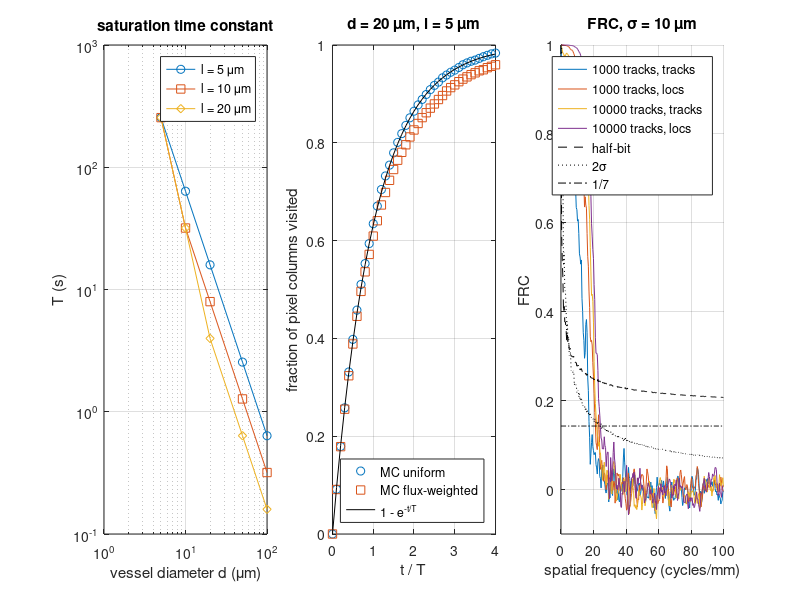

Source code (MATLAB):
%% m31_saturation_frc.m
% Purpose : two ways to ask "is my ULM image finished, and how sharp is it?"
%   Part 1 - saturation. Time to fill a vessel of diameter d with pixels of
%           size l (Hingot et al., Sci. Rep. 2019, Eq. 4 and 6):
%               T(d) = max(d, l) / (eta * C * Q(d) * l),  Q = pi d^2 v / 4,
%           i.e. each bubble paints one pixel column of the max(d,l)/l columns
%           across the vessel. Saturation of that vessel: S(t) = 1 - exp(-t/T).
%           Checked by a Poisson Monte Carlo with uniform and with flux-weighted
%           (parabolic) lateral bubble positions.
%   Part 2 - Fourier ring correlation (FRC). Localizations along a random
%           vessel network are split into two halves, rendered, and their
%           ring-wise spectral correlation is read against three thresholds:
%           fixed 1/7, half-bit (van Heel and Schatz 2005) and 2-sigma.
%           Split by track (odd/even tracks, as in Hingot et al. 2021) versus
%           split by localization (odd/even points of every track).
% Model   : v = kv * d (kv = 0.2 mm/s per um: 8 um -> 1.6 mm/s, 50 um -> 10 mm/s),
%           C = 200 bubbles per uL (2e5 per mL), detection efficiency eta.
%           FRC: 2.56 x 2.56 mm field, 5 um render pixels (512 x 512); 40
%           vessels of 10-80 um, tracks allocated in proportion to flux (d^3),
%           points every 10 um along a fixed streamline, Gaussian errors sigma.
% Change  : C, kv, eta, lpix; nTrackList, sigList.
% Expect  : T = 255 s for 5 um capillaries at any pixel size, 15.9 s for a
%           20 um vessel with 5 um pixels, 0.6 s for 100 um (eta = 1). The
%           Monte Carlo matches 1 - exp(-t/T) for uniform lateral positions
%           (0.634 vs 0.632 at t = T); a parabolic profile fills the wall
%           pixels later (0.862 instead of 0.900 at 2.3 T). FRC: track-split
%           resolution improves from 64 to 36 um (sigma 5 um, 1/7) as tracks
%           grow from 300 to 10,000: it measures sampling as well as precision.
%           Splitting by localization puts the same streamline in both halves
%           and reports 28-31 um from the start: optimistic when undersampled.
%           Half-bit is the most conservative threshold at low counts.
% Runtime : about 20 s in Octave.
rng(1);

%% Part 1: saturation times
C = 200;            % bubbles per microlitre (2e5 per mL)
kv = 0.2;           % mm/s per um of diameter
eta = 1;            % fraction of passing bubbles that end up in kept tracks
dList = [5 10 20 50 100];  lList = [5 10 20];
Tsat = @(d, l) max(d, l)./(eta*C*(pi*(d*1e-6).^2/4.*(kv*d*1e-3))*1e9 .* l);   % C (/uL) x Q (uL/s; 1 m^3 = 1e9 uL)
fprintf('Saturation time constant T (s) = max(d,l)/(eta C Q l), C = %d /uL, v = %.1f mm/s per um, eta = %.2f\n', C, kv, eta);
fprintf('   d (um)   v (mm/s)   Q (nL/s)   %s\n', sprintf('   l = %2d um', lList));
for d = dList
    Q = pi*(d*1e-6)^2/4*(kv*d*1e-3)*1e12;  % nL/s
    fprintf('   %5d    %6.1f    %8.4f   %s\n', d, kv*d, Q, sprintf('%10.1f  ', Tsat(d, lList)));
end
fprintf('   time to 90 %% = T ln 10 = 2.30 T; 3D (voxel l^3) multiplies T by max(d,l)/l (Hingot Eq. 4'')\n');

% Monte Carlo check for d = 20 um, l = 5 um (4 pixel columns)
d = 20; l = 5; T = Tsat(d, l); ncol = d/l; tgrid = linspace(0, 4*T, 41); nRep = 2000;
rate = eta*C*pi*(d*1e-6)^2/4*(kv*d*1e-3)*1e9;           % bubbles per second through the vessel
Su = zeros(size(tgrid)); Sp = Su;
for r = 1:nRep
    tb = cumsum(-log(rand(1, ceil(rate*tgrid(end)*3) + 10)))/rate; tb = tb(tb <= tgrid(end));
    cu = ceil(rand(size(tb))*ncol);                        % uniform across the lumen
    up = zeros(size(tb)); for k = 1:numel(tb), u = 2*rand - 1; while rand > 1 - u^2, u = 2*rand - 1; end; up(k) = u; end
    cp = min(ncol, floor((up + 1)/2*ncol) + 1);            % flux-weighted (parabolic profile)
    for it = 1:numel(tgrid)
        Su(it) = Su(it) + numel(unique(cu(tb <= tgrid(it))))/ncol;
        Sp(it) = Sp(it) + numel(unique(cp(tb <= tgrid(it))))/ncol;
    end
end
Su = Su/nRep; Sp = Sp/nRep;
i1 = find(tgrid >= T, 1); i23 = find(tgrid >= 2.3*T, 1);
fprintf('\nMonte Carlo, d = %d um, l = %d um (T = %.1f s): S(T) = %.3f uniform, %.3f flux-weighted (model %.3f)\n', d, l, T, Su(i1), Sp(i1), 1 - exp(-1));
fprintf('                                     S(2.3T) = %.3f uniform, %.3f flux-weighted (model %.3f)\n', Su(i23), Sp(i23), 0.9);

%% Part 2: FRC on a simulated vessel network
Np = 512; pr = 5; Lf = Np*pr;                              % render pixels (um), field (um)
nV = 40; dv = exp(log(10) + rand(1,nV)*log(8));            % diameters 10-80 um, log-uniform
VX = cell(1,nV); VZ = VX; VN = VX;
for k = 1:nV                                               % smooth random curves across the field
    th = rand*pi; c = rand(1,2)*Lf; s = linspace(-Lf, Lf, 4000)';
    a = 150*randn; f = 1/(400 + 800*rand);
    x = c(1) + s*cos(th) - a*sin(2*pi*f*s)*sin(th); z = c(2) + s*sin(th) + a*sin(2*pi*f*s)*cos(th);
    in = x > 0 & x < Lf & z > 0 & z < Lf; x = x(in); z = z(in);
    if numel(x) < 50, x = c(1) + [0;1]; z = c(2) + [0;1]; end
    cum = [0; cumsum(sqrt(diff(x).^2 + diff(z).^2))]; [cum, iu] = unique(cum); x = x(iu); z = z(iu);
    su = (0:2:cum(end))'; VX{k} = interp1(cum, x, su); VZ{k} = interp1(cum, z, su);
    gx = gradient(VX{k}); gz = gradient(VZ{k}); gl = sqrt(gx.^2 + gz.^2) + eps; VN{k} = [-gz./gl gx./gl];
end
flux = dv.^3; cwf = cumsum(flux)/sum(flux);
q = (0:Np-1); q(q >= Np/2) = q(q >= Np/2) - Np; [QX, QZ] = meshgrid(q, q); QR = sqrt(QX.^2 + QZ.^2);
ring = round(QR); nR = Np/2; nring = accumarray(ring(:) + 1, 1); nring = nring(1:nR);
thrHalf = (0.2071 + 1.9102./sqrt(nring))./(1.2071 + 0.9102./sqrt(nring));
thr2s = 2./sqrt(nring/2);
qf = (0:nR-1)'/(Np*pr);                                    % cycles per um
nTrackList = [300 1000 3000 10000]; sigList = [5 10 20];
fprintf('\nFRC resolution (um) = 1/q at the first crossing; render pixel %d um, Nyquist limit %d um\n', pr, 2*pr);
fprintf('   sigma  tracks   locs     split     1/7     half-bit   2-sigma\n');
keepCurves = {};
for sg = sigList
    for nT = nTrackList
        P1 = cell(1, nT); nloc = 0;                                                     % [iz ix track-parity point-parity]
        for t = 1:nT
            k = find(rand <= cwf, 1); n = numel(VX{k}); len = round((200 + 400*rand)/2);   % 0.2-0.6 mm of track, points every 2 um of curve
            if n < len + 2, len = n - 2; end
            j0 = 1 + floor(rand*(n - len)); jj = (j0:5:j0+len)';                        % a point every 10 um
            u = 2*rand - 1; while rand > 1 - u^2, u = 2*rand - 1; end                   % fixed streamline (flux-weighted)
            px = VX{k}(jj) + u*dv(k)/2*VN{k}(jj,1) + sg*randn(numel(jj),1);
            pz = VZ{k}(jj) + u*dv(k)/2*VN{k}(jj,2) + sg*randn(numel(jj),1);
            ix = floor(px/pr) + 1; iz = floor(pz/pr) + 1; ok = ix >= 1 & ix <= Np & iz >= 1 & iz <= Np;
            P1{t} = [iz(ok) ix(ok) mod(t,2)*ones(sum(ok),1) mod((1:sum(ok))',2)];
        end
        PP = cat(1, P1{:}); nloc = size(PP,1);
        im1 = accumarray(PP(PP(:,3)==1,1:2), 1, [Np Np]); im2 = accumarray(PP(PP(:,3)==0,1:2), 1, [Np Np]);     % split by track
        im1l = accumarray(PP(PP(:,4)==1,1:2), 1, [Np Np]); im2l = accumarray(PP(PP(:,4)==0,1:2), 1, [Np Np]);   % split by localization
        for sp = 1:2
            if sp == 1, F1 = fft2(im1); F2 = fft2(im2); lab = 'tracks'; else, F1 = fft2(im1l); F2 = fft2(im2l); lab = 'locs  '; end
            num = accumarray(ring(:) + 1, real(F1(:).*conj(F2(:)))); d1 = accumarray(ring(:) + 1, abs(F1(:)).^2); d2 = accumarray(ring(:) + 1, abs(F2(:)).^2);
            frc = num(1:nR)./sqrt(d1(1:nR).*d2(1:nR)); frc = conv(frc, ones(3,1)/3, 'same'); frc(1) = 1;
            r = zeros(1,3); th = {1/7*ones(nR,1), thrHalf, thr2s};
            for k = 1:3                                    % first crossing above 1/(512 um), i.e. from ring 6
                ic = find(frc(6:end) < th{k}(6:end), 1) + 5;
                if isempty(ic), r(k) = 2*pr; elseif ic == 6, r(k) = Inf; else, r(k) = 1/qf(ic); end
            end
            fprintf('   %4d   %6d  %7d    %s   %6.1f    %6.1f    %6.1f\n', sg, nT, nloc, lab, r);
            if sg == 10 && (nT == 1000 || nT == 10000), keepCurves{end+1} = {frc, sprintf('%d tracks, %s', nT, strtrim(lab))}; end %#ok<SAGROW>
        end
    end
end

%% Figures
figure('Position', [50 50 1100 380]);
subplot(1,3,1); semilogx(dList, Tsat(dList, 5), 'o-', dList, Tsat(dList, 10), 's-', dList, Tsat(dList, 20), 'd-'); grid on;
set(gca, 'YScale', 'log'); xlabel('vessel diameter d (\mum)'); ylabel('T (s)'); legend('l = 5 \mum', 'l = 10 \mum', 'l = 20 \mum'); title('saturation time constant');
subplot(1,3,2); plot(tgrid/T, Su, 'o', tgrid/T, Sp, 's', tgrid/T, 1 - exp(-tgrid/T), 'k-'); grid on;
xlabel('t / T'); ylabel('fraction of pixel columns visited'); legend('MC uniform', 'MC flux-weighted', '1 - e^{-t/T}', 'Location', 'southeast'); title('d = 20 \mum, l = 5 \mum');
subplot(1,3,3); hold on; for k = 1:numel(keepCurves), plot(qf*1000, keepCurves{k}{1}); end
plot(qf*1000, thrHalf, 'k--', qf*1000, thr2s, 'k:', qf*1000, ones(nR,1)/7, 'k-.'); grid on; ylim([-0.1 1]);
legend([cellfun(@(c) c{2}, keepCurves, 'UniformOutput', false), {'half-bit', '2\sigma', '1/7'}]);
xlabel('spatial frequency (cycles/mm)'); ylabel('FRC'); title('FRC, \sigma = 10 \mum');
